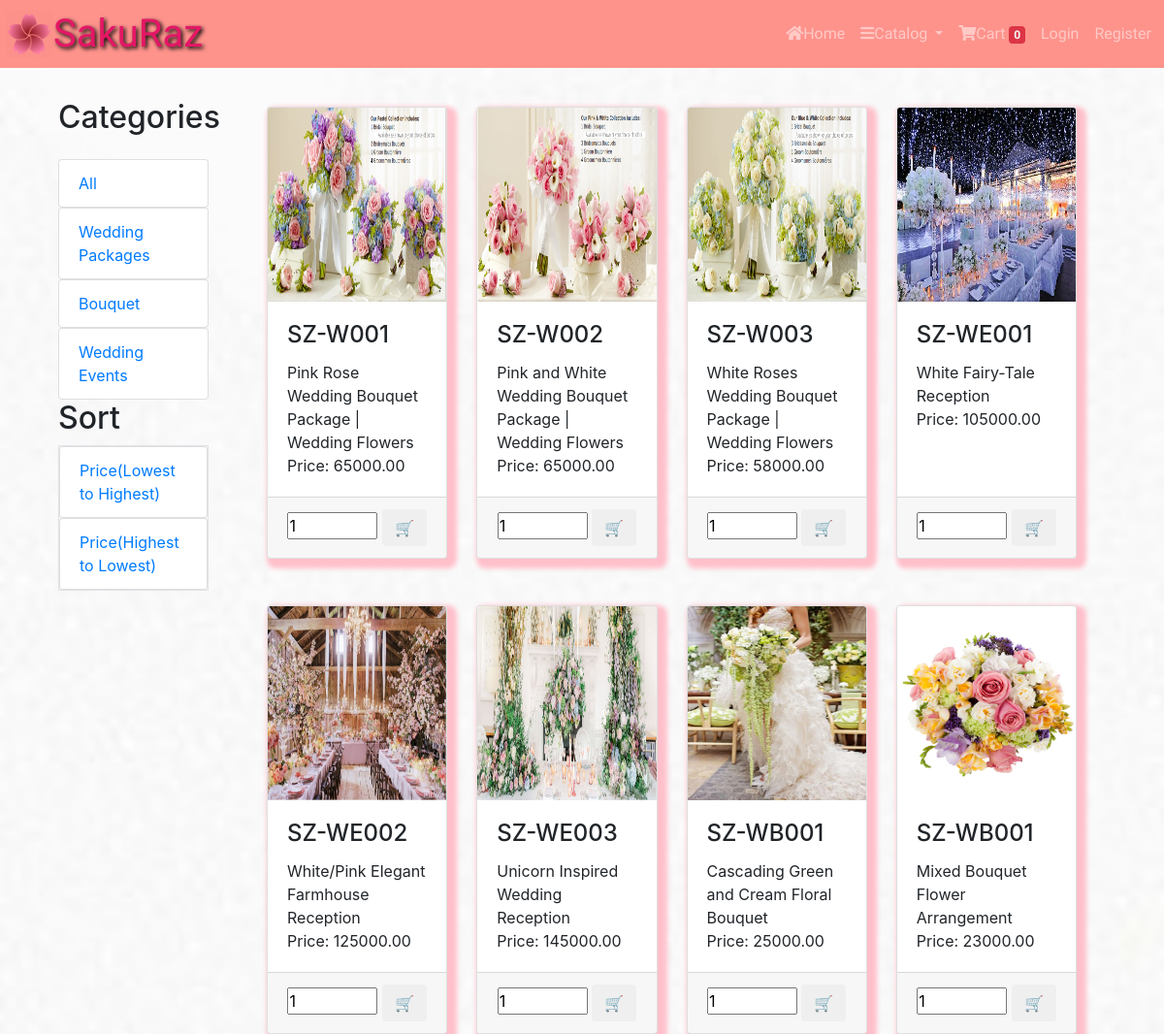
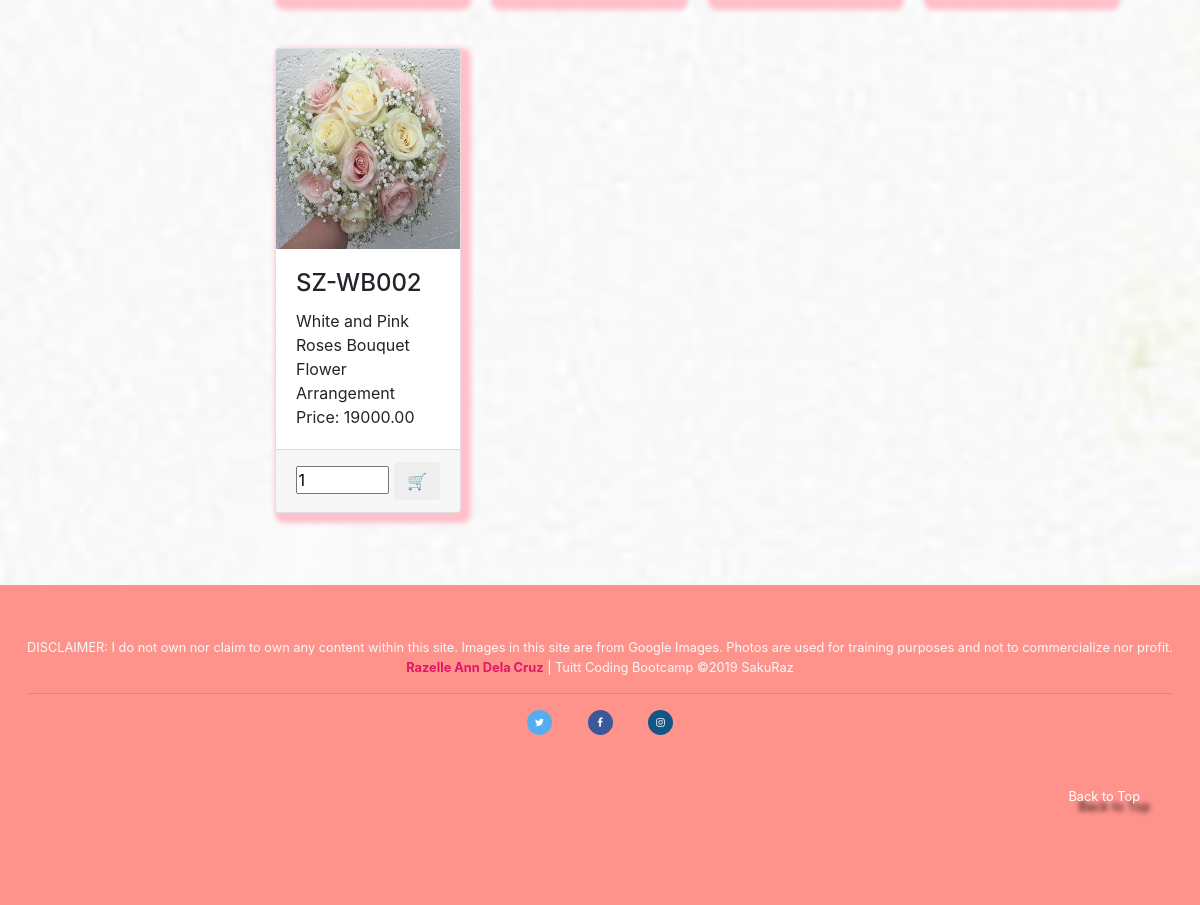
The page /app/views/event.php on the database its author committed (2 pictures, top to bottom).
### tables this page shows
CREATE TABLE `events` (
  `id` int(11) NOT NULL,
  `name` varchar(255) NOT NULL
);

CREATE TABLE `event_items` (
  `id` int(11) NOT NULL,
  `name` varchar(255) NOT NULL,
  `description` varchar(255) NOT NULL,
  `price` decimal(18,2) DEFAULT NULL,
  `image_path` varchar(255) NOT NULL,
  `category_id` int(11) NOT NULL
);

### app/views/event.php (the view, shortened to what this page needs)
<?php require_once "../partials/template.php"; ?>
<?php
function get_page_content() {
	require_once "../controllers/connect.php";
	if(!isset($_SESSION['user']) || (isset($_SESSION['user']) && ($_SESSION['user']['roles_id'] == 2))){
		global $conn;
?>
		<div class="container">
			<div class="row">
				<div class="col-sm-2">
					<h2 class=" py-3">Categories</h2>
					<ul class="list-group">
						<a href="event.php">
							<li class="list-group-item">All</li>
						</a>
						<?php
						$sql = "SELECT * FROM events";
						$categories = mysqli_query($conn, $sql);
						foreach ($categories as $category) { ?>
							<a href="event.php?category_id=<?php echo $category['id']; ?>">
								<li class="list-group-item">
									<?php echo $category['name']; ?>
								</li>
							</a>
						<?php } ?>
					</ul>
					<h2>Sort</h2>
					<ul class="list-group border">
						<a href="../controllers/sort.php?sort=asc">
							<li class="list-group-item">
								Price(Lowest to Highest)
							</li>
						</a>
						<a href="../controllers/sort.php?sort=dsc">
							<li class="list-group-item">
								Price(Highest to Lowest)
							</li>
						</a>
					</ul>
				</div>
				<div class="col-sm-10">
					<div class="container">
						<?php
						$sql2 = "SELECT * FROM event_items";
						$items = mysqli_query($conn, $sql2);
						echo "<div class='row'>";
						foreach ($items as $item){ ?>
							<div class="col-sm-3 my-4">
								<div id="card" class="card h-100 ">
									<img class="card-img-top img-fluid5" height="200" src="<?php echo $item['image_path']; ?>">
									<div class="card-body">
										<h4 class="card-title">
											<?php echo $item['name']; ?>
										</h4>
										<p class="card-text">
											<?php echo $item['description']; ?>
											<br>
											<?php echo "Price: ".$item['price']; ?>
										</p>
									</div>
									<div class="card-footer text-center">
										<input type="number" value="1" min="0" max="100" width="10">
										<button type="submit" class="btn add-to-cart" data-id="<?php echo $item['id']; ?>" title="Add to Cart">🛒</button>
									</div>
								</div>
							</div>
						<?php } echo "</div>" ?>
					</div>
				</div>
			</div>
		</div>
	<?php }else{
		header("Location: ./error.php");
	} ?>
<?php } ?>

### app/assets/css/style.css (style rules this page uses)
* { padding: 0; margin: 0; box-sizing: border-box; }
.row { margin-left: 0; margin-right: 0; }
body { height: 100vh; background-image: url(../images/bg2.jpg); background-repeat: no-repeat; background-size: cover; background-attachment: fixed; background-position: center center; -webkit-background-size: cover; -moz-background-size: cover; -o-background-size: cover; }
#card { box-shadow: 5px 5px 5px 5px pink; }
img { pointer-events: none; }

### rows shown on the page
events: name "Wedding Packages"
events: name "Bouquet"
events: name "Wedding Events"
event_items: image_path (picture), name "SZ-W001", description "Pink Rose Wedding Bouquet Package | Wedding Flowers", price "65000.00"
event_items: image_path (picture), name "SZ-W002", description "Pink and White Wedding Bouquet Package | Wedding Flowers", price "65000.00"
event_items: image_path (picture), name "SZ-W003", description "White Roses Wedding Bouquet Package | Wedding Flowers", price "58000.00"
event_items: image_path (picture), name "SZ-WE001", description "White Fairy-Tale Reception", price "105000.00"
event_items: image_path (picture), name "SZ-WE002", description "White/Pink Elegant Farmhouse Reception", price "125000.00"
event_items: image_path (picture), name "SZ-WE003", description "Unicorn Inspired Wedding Reception", price "145000.00"
event_items: image_path (picture), name "SZ-WB001", description "Cascading Green and Cream Floral Bouquet", price "25000.00"
event_items: image_path (picture), name "SZ-WB001", description "Mixed Bouquet Flower Arrangement", price "23000.00"
event_items: image_path (picture), name "SZ-WB002", description "White and Pink Roses Bouquet Flower Arrangement", price "19000.00"
